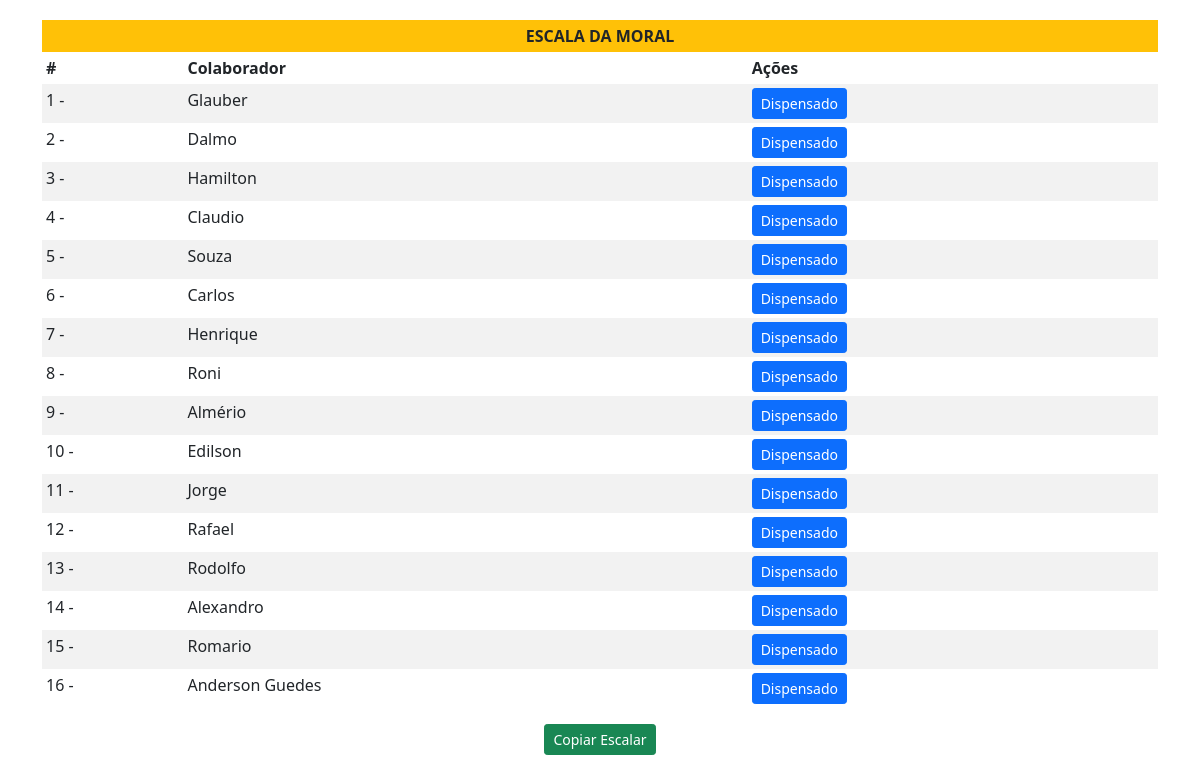
The page /escala_moral on the database as committed earlier.
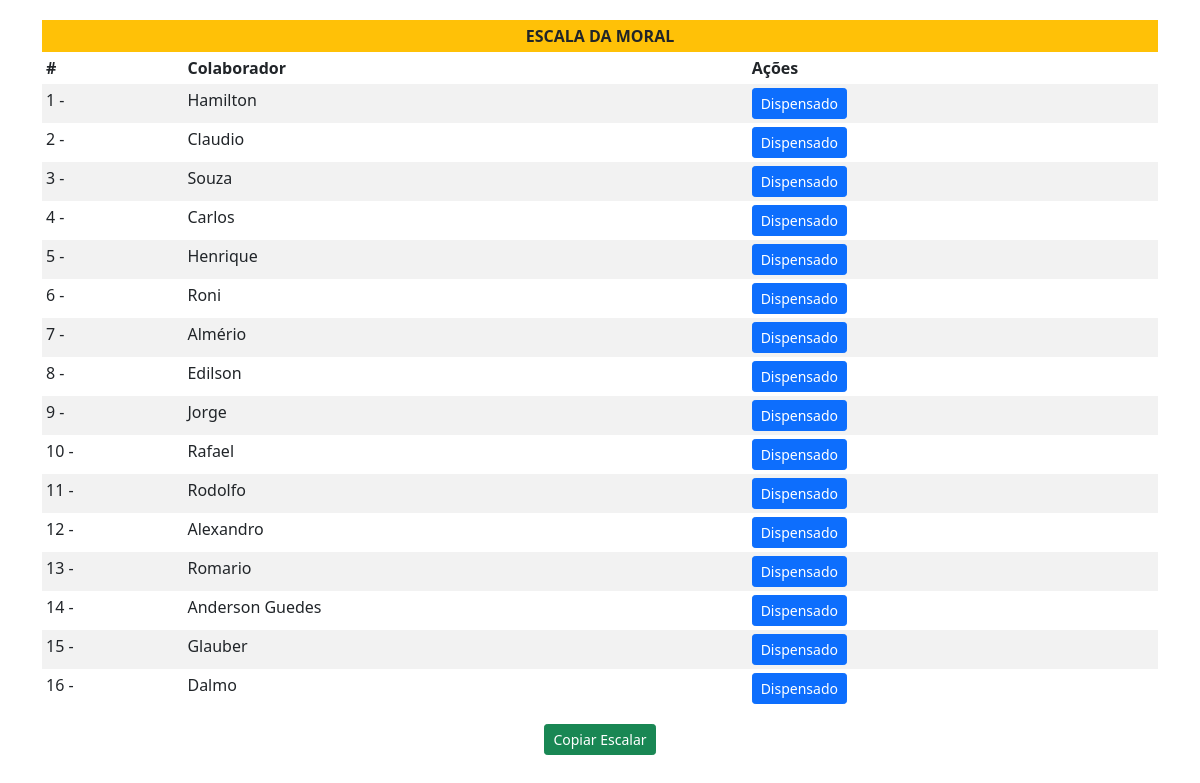
The same page on the database as committed later.
### app.py (models this page shows)
class User_Moral(db.Model):
    id = db.Column(db.Integer, primary_key=True)
    username = db.Column(db.String, unique=True, nullable=False)
    ultima_dispensa = db.Column(db.DateTime)
    def to_dict(self):
        return {
            'id': self.id,
            'username': self.username,
            'data_ultima_dispensa': self.ultima_dispensa.strftime('%d-%m-%Y') if self.ultima_dispensa else None
        }

### app.py (the view)
@app.route('/escala_moral')
def escala_moral():
    users_moral = [user.to_dict() for user in User_Moral.query.order_by(User_Moral.ultima_dispensa).all()]
    return render_template('escala_moral.html', users=users_moral)

### templates/escala_moral.html (shortened to what this page needs)
{% extends "base.html" %}
{% block content %}
<div class="container" style="padding-top: 20px;">
    <div class="row">
        <div class="col-12">
            <table class="table table-borderless table-sm table-striped">
                <thead>
                    <tr>
                        <th colspan="3" class="text-center" style="background-color: #ffc107;"> ESCALA DA MORAL </th>
                    </tr>
                    <tr>
                        <th>#</th>
                        <th>Colaborador</th>
                        <th>Ações</th>
                    </tr>
                </thead>
                <tbody>
                    {% for user in users|sort(attribute='data_ultima_dispensa') %}
                    <tr>
                        <td>{{ loop.index }} - </td>
                        <td>{{ user.username }}</td>
                        <td>
                            <button type="button" class="btn btn-primary btn-sm"
                                onclick="window.location.href='{{ url_for('liberar_moral', user_id=user.id) }}'">
                                Dispensado
                            </button>
                        </td>
                    </tr>
                    {% endfor %}
                </tbody>
            </table>
        </div>
        <div class="col-12 d-flex justify-content-center">
            <button class="btn btn-success btn-sm" onclick="copyTableToClipboard()">Copiar Escalar</button>
        </div>
    </div>
</div>
{% endblock  %}

### templates/base.html (shortened to what this page needs)
<!doctype html>
<html lang="pt-br">
  <head>
    <link href="https://cdn.jsdelivr.net/npm/bootstrap@5.0.2/dist/css/bootstrap.min.css" rel="stylesheet">
  </head>
  <body>
    {% block content %}
    {% endblock %}
  </body>
</html>

Rows that differ between the two databases and show on the page:
changed User_Moral "Glauber": moves down the list
changed User_Moral "Dalmo": moves down the list
